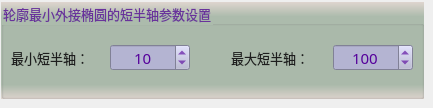
        <widget class="QWidget" name="page_14">
         <widget class="QGroupBox" name="groupParam_14">
          <property name="geometry">
           <rect>
            <x>1</x>
            <y>2</y>
            <width>423</width>
            <height>97</height>
           </rect>
          </property>
          <property name="font">
           <font>
            <family>微软雅黑</family>
            <pointsize>10</pointsize>
           </font>
          </property>
          <property name="styleSheet">
           <string notr="true">background-color: qlineargradient(x1:0, y1:0, x2:0, y2:1, stop:0 #dfd5cf, stop: 0.15 #acbbac, stop: 0.85 #acbbac,stop:1 #dfd5cf);
color: rgb(105, 50, 155);</string>
          </property>
          <property name="title">
           <string>轮廓最小外接椭圆的短半轴参数设置</string>
          </property>
          <widget class="QSpinBox" name="spinMaxEllipseLenb">
           <property name="geometry">
            <rect>
             <x>332</x>
             <y>42</y>
             <width>80</width>
             <height>27</height>
            </rect>
           </property>
           <property name="font">
            <font>
             <family>微软雅黑</family>
             <pointsize>11</pointsize>
            </font>
           </property>
           <property name="styleSheet">
            <string notr="true">QWidget{color: rgb(85, 0, 155);background-color: rgb(180, 180, 210);}
QSpinBox::up-button{
    border:transparent;
}
QSpinBox::down-button{
    border:transparent;
}
QSpinBox::up-arrow{
    image:url(:/resource/up.png);
}
QSpinBox::down-arrow{
    image:url(:/resource/down.png);
}</string>
           </property>
           <property name="alignment">
            <set>Qt::AlignCenter</set>
           </property>
           <property name="minimum">
            <number>1</number>
           </property>
           <property name="maximum">
            <number>20000</number>
           </property>
           <property name="value">
            <number>100</number>
           </property>
          </widget>
          <widget class="QLabel" name="label_39">
           <property name="geometry">
            <rect>
             <x>10</x>
             <y>46</y>
             <width>95</width>
             <height>19</height>
            </rect>
           </property>
           <property name="font">
            <font>
             <family>微软雅黑</family>
             <pointsize>10</pointsize>
             <weight>50</weight>
             <bold>false</bold>
            </font>
           </property>
           <property name="styleSheet">
            <string notr="true">color: rgb(30, 30, 30);
background: transparent;</string>
           </property>
           <property name="text">
            <string>最小短半轴：</string>
           </property>
          </widget>
          <widget class="QSpinBox" name="spinMinEllipseLenb">
           <property name="geometry">
            <rect>
             <x>109</x>
             <y>42</y>
             <width>80</width>
             <height>27</height>
            </rect>
           </property>
           <property name="font">
            <font>
             <family>微软雅黑</family>
             <pointsize>11</pointsize>
            </font>
           </property>
           <property name="styleSheet">
            <string notr="true">QWidget{color: rgb(85, 0, 155);background-color: rgb(180, 180, 210);}
QSpinBox::up-button{
    border:transparent;
}
QSpinBox::down-button{
    border:transparent;
}
QSpinBox::up-arrow{
    image:url(:/resource/up.png);
}
QSpinBox::down-arrow{
    image:url(:/resource/down.png);
}</string>
           </property>
           <property name="alignment">
            <set>Qt::AlignCenter</set>
           </property>
           <property name="minimum">
            <number>0</number>
           </property>
           <property name="maximum">
            <number>10000</number>
           </property>
           <property name="value">
            <number>10</number>
           </property>
          </widget>
          <widget class="QLabel" name="label_40">
           <property name="geometry">
            <rect>
             <x>230</x>
             <y>46</y>
             <width>95</width>
             <height>19</height>
            </rect>
           </property>
           <property name="font">
            <font>
             <family>微软雅黑</family>
             <pointsize>10</pointsize>
             <weight>50</weight>
             <bold>false</bold>
            </font>
           </property>
           <property name="styleSheet">
            <string notr="true">color: rgb(30, 30, 30);
background: transparent;</string>
           </property>
           <property name="text">
            <string>最大短半轴：</string>
           </property>
          </widget>
         </widget>
        </widget>
